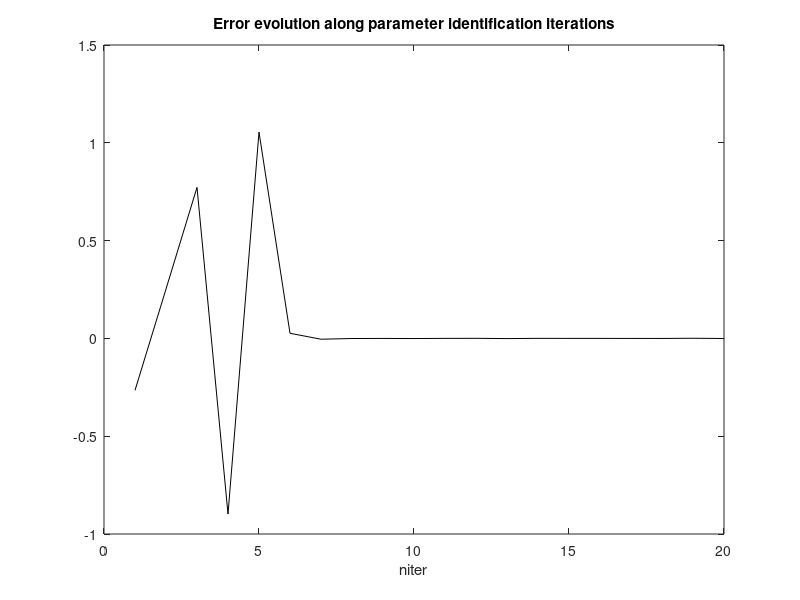

The MATLAB script that drew this image:
% Example of ARMA parameter estimation
% (time-series ARMAX modelling)

% a simple test case -----------------
% [a1 a2 b1 b2 c1]
thetao=[0.9 0.7 0.5 0.3 0.2]'; 
N=length(thetao);

% iterative estimation of parameters
M=20;
erec=zeros(1,M); %for error recording
thetaes=zeros(N,1); % estimated parameters
d=zeros(N,1); % vector of inputs/outputs
P=diag(1000*ones(N,1));
 
for nn=1:M,
    up=randn(1,1); % input at present
    ep=0.5*randn(1,1); % noise at present
    
    % actualization of d
      d(4)=d(3); d(3)=up;
      d(5)=ep;
            
    yp=d'*thetao; % plant output at present
    
    % parameter estimation steps:    
    aux=1+(d'*P*d);
    kappa=(P*d)/aux;
    P=P-(kappa*d'*P);  
    err=yp-(d'*thetaes);
    erec(nn)=err;
    thetaes=thetaes+(kappa*err);
    
    %actualization of d
      d(2)=d(1); d(1)=-yp;
end

thetaes

figure(1)
plot(erec,'k');
title('Error evolution along parameter identification iterations');
xlabel('niter');
      
